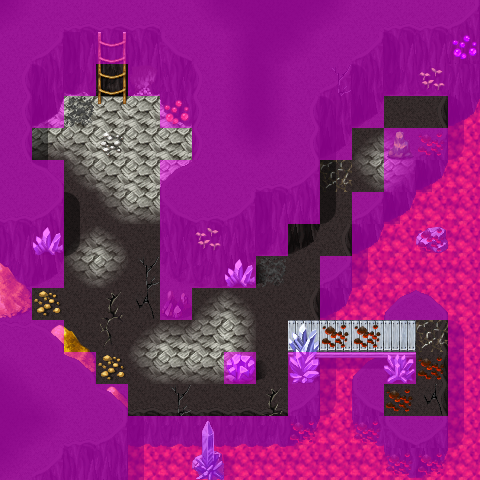

A level layout from a 2D game, rendered from its tile map. Below: a short description, then the map file with tile-grid data replaced by summaries:
An orthogonal 15x15 tile map with 32x32 px tiles, 4 tile layers (Ground, Objects, Above, Walkable), 3 hidden layers not drawn, 5 tilesets and 18 objects (8x spawn, 4x script, 2x key, 2x replace, mapchange, ...).

<map version="1.0" orientation="orthogonal" width="15" height="15" tilewidth="32" tileheight="32">
    <tileset firstgid="1" name="map_0" tilewidth="32" tileheight="32">
        <image source="../drawable/map_0.png" />
    </tileset>
    <tileset firstgid="65" name="map_3" tilewidth="32" tileheight="32">
        <image source="../drawable/map_3.png" />
    </tileset>
    <tileset firstgid="129" name="map_4" tilewidth="32" tileheight="32">
        <image source="../drawable/map_4.png" />
    </tileset>
    <tileset firstgid="193" name="map_2" tilewidth="32" tileheight="32">
        <image source="../drawable/map_2.png" />
    </tileset>
    <tileset firstgid="257" name="map_1" tilewidth="32" tileheight="32">
        <image source="../drawable/map_1.png" />
    </tileset>
    <layer name="Ground" width="15" height="15">
        <data>[225 cells, 225 non-empty, 13 distinct tile ids]</data>
    </layer>
    <layer name="Ground_replace" width="15" height="15" visible="0">
        <data>[225 cells, 6 non-empty, 5 distinct tile ids]</data>
    </layer>
    <layer name="Objects" width="15" height="15">
        <data>[225 cells, 112 non-empty, 48 distinct tile ids]</data>
    </layer>
    <layer name="Objects_replace" width="15" height="15" visible="0">
        <data>[225 cells, 4 non-empty, 4 distinct tile ids]</data>
    </layer>
    <layer name="Above_replace" width="15" height="15" visible="0">
        <data>[225 cells, 1 non-empty, 1 distinct tile ids]</data>
    </layer>
    <layer name="Above" width="15" height="15">
        <data>[225 cells, 63 non-empty, 22 distinct tile ids]</data>
    </layer>
    <layer name="Walkable" width="15" height="15">
        <data>[225 cells, 161 non-empty, 1 distinct tile ids]</data>
    </layer>
    <objectgroup name="Mapevents">
        <object name="upstairs" type="mapchange" x="96" y="64" width="32" height="32">
            <properties>
                <property name="map" value="arulircave5" />
                <property name="place" value="downstairs" />
            </properties>
        </object>
        <object name="arulircave_trap08" type="script" x="128" y="96" width="64" height="96">
            <properties>
                <property name="when" value="enter" />
            </properties>
        </object>
        <object name="arulircave_trap09" type="script" x="256" y="256" width="32" height="32">
            <properties>
                <property name="when" value="enter" />
            </properties>
        </object>
        <object name="arulirmountain_bosstrap" type="script" x="352" y="320" width="96" height="128">
            <properties>
                <property name="when" value="round" />
            </properties>
        </object>
        <object name="arulirmountain_bosstrap_r" type="script" x="320" y="320" width="32" height="32">
            <properties>
                <property name="when" value="enter" />
            </properties>
        </object>
        <object name="arulir_gem5" type="container" x="32" y="288" width="32" height="32" />
    </objectgroup>
    <objectgroup name="Spawn">
        <object name="gornaud_4" type="spawn" x="352" y="96" width="96" height="96">
            <properties>
                <property name="spawngroup" value="gornaud_4" />
            </properties>
        </object>
        <object name="gornaud_4" type="spawn" x="96" y="160" width="128" height="224">
            <properties>
                <property name="quantity" value="2" />
                <property name="spawngroup" value="gornaud_4" />
            </properties>
        </object>
        <object name="arulir_3" type="spawn" x="32" y="128" width="96" height="224">
            <properties>
                <property name="quantity" value="2" />
                <property name="spawngroup" value="arulir_3" />
            </properties>
        </object>
        <object name="arulir_leader" type="spawn" x="384" y="320" width="64" height="128">
            <properties>
                <property name="spawngroup" value="arulir_leader" />
            </properties>
        </object>
        <object name="arulir_3" type="spawn" x="160" y="384" width="32" height="32">
            <properties>
                <property name="spawngroup" value="arulir_3" />
            </properties>
        </object>
        <object name="arulir_3" type="spawn" x="192" y="256" width="96" height="160">
            <properties>
                <property name="quantity" value="2" />
                <property name="spawngroup" value="arulir_3" />
            </properties>
        </object>
        <object name="arulir_3" type="spawn" x="288" y="192" width="64" height="96">
            <properties>
                <property name="spawngroup" value="arulir_3" />
            </properties>
        </object>
        <object name="arulir_4" type="spawn" x="288" y="288" width="32" height="64">
            <properties>
                <property name="quantity" value="2" />
                <property name="spawngroup" value="arulir_4" />
            </properties>
        </object>
    </objectgroup>
    <objectgroup name="Keys">
        <object name="arulircave_trap:08" type="key" x="128" y="96" width="64" height="96">
            <properties>
                <property name="phrase" value="do_nothing_but_leave" />
                <property name="requireId" value="arulircave_trap" />
                <property name="requireNegation" value="true" />
                <property name="requireType" value="questProgress" />
                <property name="requireValue" value="8" />
            </properties>
        </object>
        <object name="arulircave_trap:09" type="key" x="256" y="256" width="32" height="32">
            <properties>
                <property name="phrase" value="do_nothing_but_leave" />
                <property name="requireId" value="arulircave_trap" />
                <property name="requireNegation" value="true" />
                <property name="requireType" value="questProgress" />
                <property name="requireValue" value="9" />
            </properties>
        </object>
    </objectgroup>
    <objectgroup name="Replace" visible="0">
        <object name="arulircave_trap:8" type="replace" x="128" y="96" width="64" height="96">
            <properties>
                <property name="Ground" value="Ground_replace" />
                <property name="Objects" value="Objects_replace" />
            </properties>
        </object>
        <object name="arulircave_trap:9" type="replace" x="256" y="160" width="32" height="128">
            <properties>
                <property name="Objects" value="Objects_replace" />
            </properties>
        </object>
    </objectgroup>
</map>
